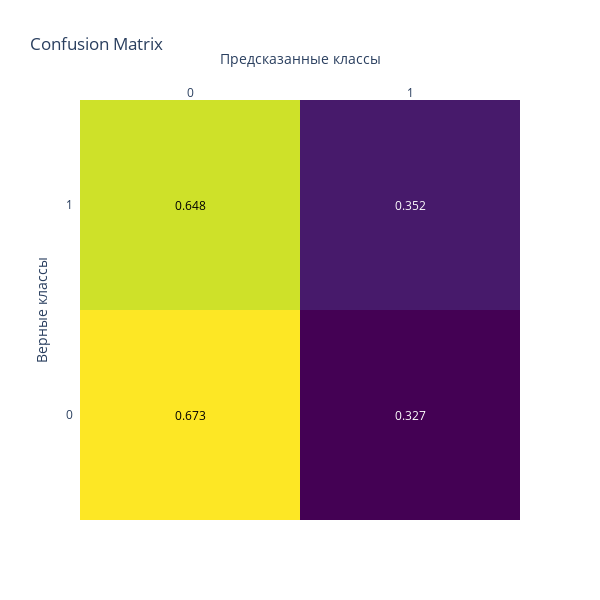

Source (notebook cell):
### Code cell
import plotly.graph_objects as go
import plotly.figure_factory as ff

num_classes = y_train.shape[1]

# Построение матрицы ошибок
fig = ff.create_annotated_heatmap(z=cm_rnn, 
                                  x=[str(i) for i in range(num_classes)], 
                                  y=[str(i) for i in range(num_classes)], 
                                  colorscale='Viridis')

fig.update_layout(
    title='Confusion Matrix',
    xaxis=dict(title='Предсказанные классы'),
    yaxis=dict(title='Верные классы'),
    width=600, height=600
)

fig.show()

### Figure 1 — Plotly figure (JSON) as saved in the notebook; plotly's stock layout.template omitted (floating-point values rounded to 4 significant figures)
{"data": [{"colorscale": [[0, "#440154"], [0.1111, "#482878"], [0.2222, "#3e4989"], [0.3333, "#31688e"], [0.4444, "#26828e"], [0.5556, "#1f9e89"], [0.6667, "#35b779"], [0.7778, "#6ece58"], [0.8889, "#b5de2b"], [1, "#fde725"]], "reversescale": false, "showscale": false, "type": "heatmap", "x": ["0", "1"], "y": ["0", "1"], "z": [[0.673, 0.327], [0.648, 0.352]]}], "layout": {"annotations": [{"font": {"color": "#000000"}, "showarrow": false, "text": "0.673", "x": "0", "xref": "x", "y": "0", "yref": "y"}, {"font": {"color": "#FFFFFF"}, "showarrow": false, "text": "0.327", "x": "1", "xref": "x", "y": "0", "yref": "y"}, {"font": {"color": "#000000"}, "showarrow": false, "text": "0.648", "x": "0", "xref": "x", "y": "1", "yref": "y"}, {"font": {"color": "#FFFFFF"}, "showarrow": false, "text": "0.352", "x": "1", "xref": "x", "y": "1", "yref": "y"}], "height": 600, "title": {"text": "Confusion Matrix"}, "width": 600, "xaxis": {"autorange": true, "dtick": 1, "gridcolor": "rgb(0, 0, 0)", "range": [-0.5, 1.5], "side": "top", "ticks": "", "title": {"text": "Предсказанные классы"}, "type": "category"}, "yaxis": {"autorange": true, "dtick": 1, "range": [-0.5, 1.5], "ticks": "", "ticksuffix": "  ", "title": {"text": "Верные классы"}, "type": "category"}}}
